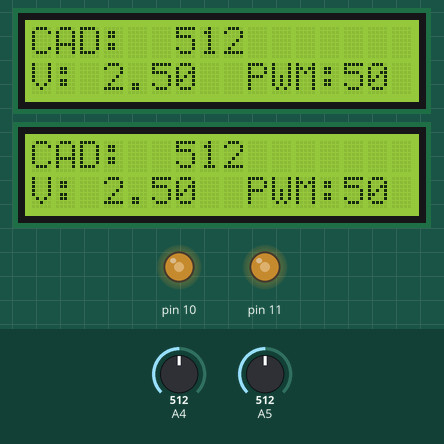
The sketch below on a simulated Arduino Uno, built with avr-gcc and run on an emulated ATmega328P. On the bench: 2 × 16×2 character LCD, output pins drawn as LEDs (lit = HIGH). The test bench sets the inputs (shaded band); at power-on: A4 = 512, A5 = 512.

Above: at 1.3 s.
1.4 s: A4 set to 716
At 2.2 s:
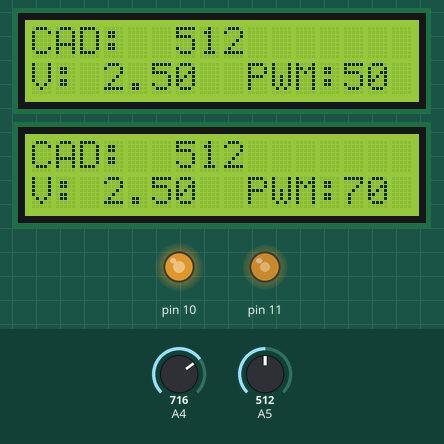
3.1 s: A5 set to 716
At 4.4 s:
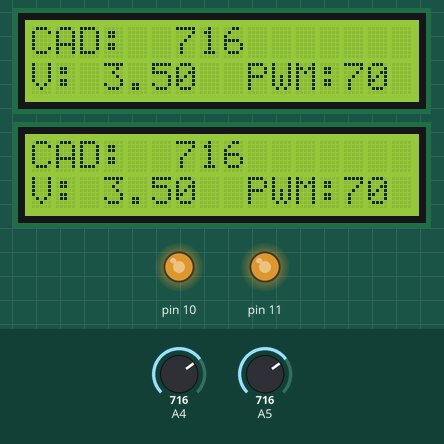
4.9 s: A4 set to 900
At 6.4 s:
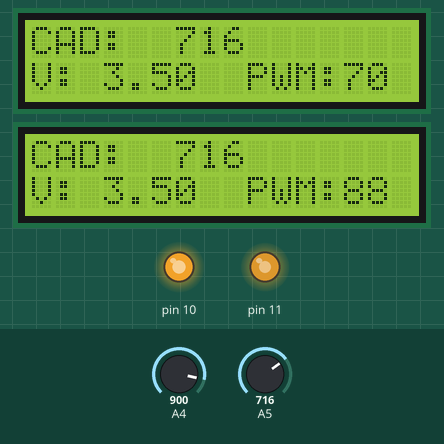
6.7 s: A5 set to 900
At 7.7 s:
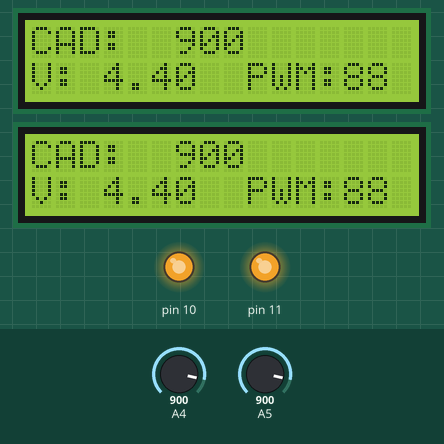
8.6 s: A4 set to 511
At 10.0 s:
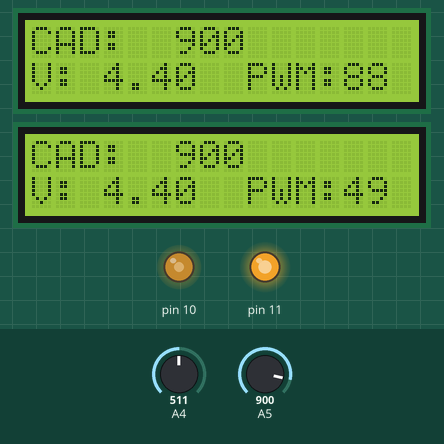
10.4 s: A5 set to 122
At 11.0 s:
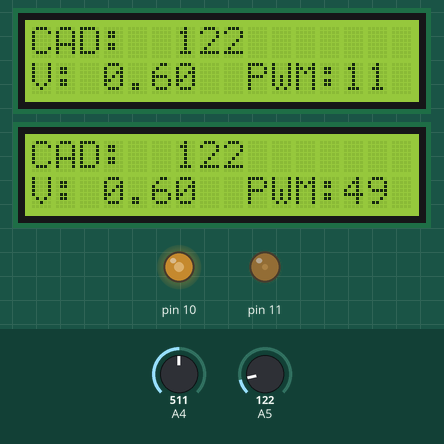
Timing chart, 0 to 13.2 s (numbered marks = the images above; inputs shaded):
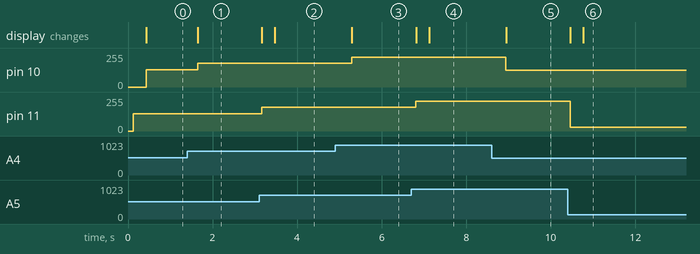

Measured:
- after the input at 1.4 s, pin 10: 128/255 → 179/255 after 0.25 s; the display: changes after 0.25 s (image 1)
- after the input at 3.1 s, pin 11: 128/255 → 179/255 after 0.07 s; the display: first changes after 0.07 s (image 2 shows a later state)
- after the input at 4.9 s, pin 10: 179/255 → 225/255 after 0.39 s; the display: changes after 0.40 s (image 3)
- after the input at 6.7 s, pin 11: 179/255 → 225/255 after 0.11 s; the display: first changes after 0.12 s (image 4 shows a later state)
- after the input at 8.6 s, pin 10: 225/255 → 127/255 after 0.34 s; the display: changes after 0.34 s (image 5)
- after the input at 10.4 s, pin 11: 225/255 → 30/255 after 0.06 s; the display: first changes after 0.06 s (image 6 shows a later state)

The sketch:

FarinangoRafael_DEBER4.1_SE.ino
```cpp
/*
 *CAPITULO IV: PERIFERICOS ESPECIALES
 *DEBER 4.1: CONVERSORES ANALOGO DIGITALES Y PWM
 *OBJETIVO: Realizar un sistema en el cual se conecten 2 motores (parecido al diagrama que se utilizo en clase).
 *          Los datos de CAD, V y PWM se deben visulizar en una LCD para cada motor.
 *          A travez de la activación de un botón y un switch (el funcionamiento de un motor dependerá de la activación de un botón
 *          y el otro dependerá de la activación de un switch, a su elección) entrará en funcionamiento el motor que corresponda y se
 *          visualizará en la LCD de ese motor los datos de CAD, Voltaje y PWM.
 *NOMBRE: RAFAEL FARINANGO
 *FUNCIONES:  analogRead(conversor) A0 - A5
 *            analogWrite(pin,dutty) pin: pines con ~ , dutty: 0 - 255
 */

#include <LiquidCrystal.h>

LiquidCrystal lcd(13,12,5,4,3,2);
LiquidCrystal lcd2(A0,A1,9,8,7,6);

int conversor;
float voltaje;
int dutty;

int conversor2;
float voltaje2;
int dutty2;

void setup() {
  lcd.begin(16,2);
  lcd2.begin(16,2);
}

void loop() {
  conversor=analogRead(A5);
  voltaje=(conversor*5.0)/1023;
  dutty=conversor/4;
  analogWrite(11,dutty);
  lcd.setCursor(0,0);
  lcd.print("CAD:");
  lcd.setCursor(6,0);
  lcd.print(conversor);
  lcd.setCursor(0,1);
  lcd.print("V:");
  lcd.setCursor(3,1);
  lcd.print(voltaje);
  lcd.setCursor(9,1);
  lcd.print("PWM:");
  lcd.setCursor(13,1);
  lcd.print((dutty*100)/255);
  delay(300);
  //lcd.clear();
  ///////////////////////
  conversor2=analogRead(A4);
  voltaje2=(conversor2*5.0)/1023;
  dutty2=conversor2/4;
  analogWrite(10,dutty2);
  lcd2.setCursor(0,0);
  lcd2.print("CAD:");
  lcd2.setCursor(6,0);
  lcd2.print(conversor);
  lcd2.setCursor(0,1);
  lcd2.print("V:");
  lcd2.setCursor(3,1);
  lcd2.print(voltaje);
  lcd2.setCursor(9,1);
  lcd2.print("PWM:");
  lcd2.setCursor(13,1);
  lcd2.print((dutty2*100)/255);
  delay(300);
  //lcd2.clear();
}
```
